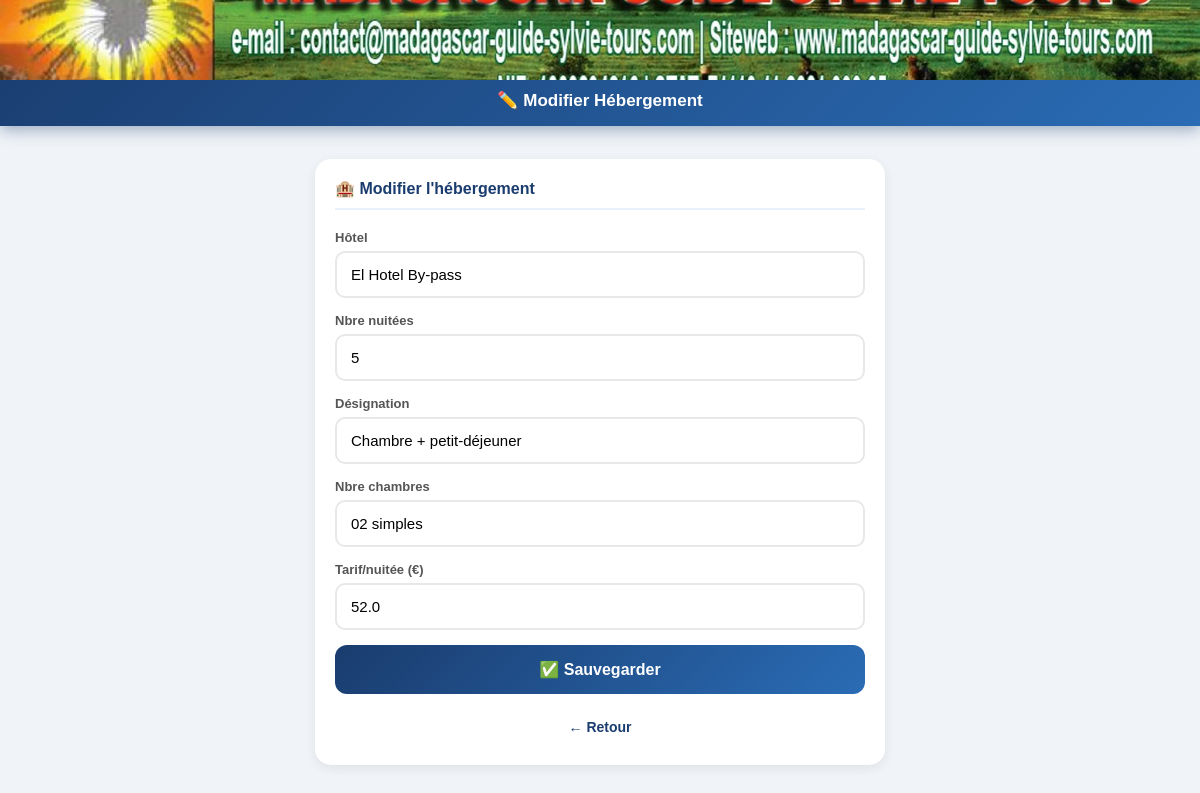
The app's page /modifier_hebergement/16 with its own data.
### tables this page shows
CREATE TABLE hebergements (
        id INTEGER PRIMARY KEY AUTOINCREMENT,
        mission_id INTEGER,
        hotel TEXT,
        nb_nuits INTEGER,
        designation TEXT,
        nb_chambres TEXT,
        tarif_nuit REAL,
        FOREIGN KEY(mission_id) REFERENCES missions(id)
    );

### app.py (the view, shortened to what this page needs)
@app.route('/modifier_hebergement/<int:heb_id>', methods=['GET', 'POST'])
def modifier_hebergement(heb_id):
    conn = sqlite3.connect(DB)
    c = conn.cursor()
    c.execute("SELECT * FROM hebergements WHERE id=?", (heb_id,))
    heb = c.fetchone()
    conn.close()
    return render_template('modifier_hebergement.html', heb=heb)

### templates/modifier_hebergement.html (shortened to what this page needs)
<!DOCTYPE html>
<html lang="fr">
<head>
</head>
<body>
    <div class="header">
        <img src="/static/logo.jpg" class="header-logo" alt="Logo">
        <div class="header-text"><h1>✏️ Modifier Hébergement</h1></div>
    </div>
    <div class="container">
        <div class="card">
            <div class="card-title">🏨 Modifier l'hébergement</div>
            <form method="POST">
                <div class="form-group"><label>Hôtel</label><input type="text" name="hotel" value="{{ heb[2] }}" required></div>
                <div class="form-group"><label>Nbre nuitées</label><input type="number" name="nb_nuits" value="{{ heb[3] }}" min="1" required></div>
                <div class="form-group"><label>Désignation</label><input type="text" name="designation" value="{{ heb[4] }}"></div>
                <div class="form-group"><label>Nbre chambres</label><input type="text" name="nb_chambres" value="{{ heb[5] }}"></div>
                <div class="form-group"><label>Tarif/nuitée (€)</label><input type="number" name="tarif_nuit" value="{{ heb[6] }}" min="0" step="0.01" required></div>
                <button type="submit" class="btn">✅ Sauvegarder</button>
            </form>
            <a href="/mission/{{ heb[1] }}" class="btn-retour">← Retour</a>
        </div>
    </div>
</body>
</html>

### templates/modifier_hebergement.html (style rules this page uses)
* { margin: 0; padding: 0; box-sizing: border-box; }
body { font-family: Arial, sans-serif; background: #f0f4f8; color: #333; }
.header { background: linear-gradient(135deg, #1a3c6e 0%, #2a6cb5 100%); color: white; box-shadow: 0 4px 15px rgba(26,60,110,0.4); }
.header-logo { width: 100%; height: 80px; object-fit: cover; display: block; }
.header-text { padding: 10px 15px 15px; text-align: center; }
.header-text h1 { font-size: 17px; font-weight: bold; }
.container { padding: 15px; max-width: 600px; margin: auto; padding-bottom: 40px; }
.card { background: white; border-radius: 16px; padding: 20px; margin-top: 18px; box-shadow: 0 3px 12px rgba(0,0,0,0.08); }
.card-title { font-size: 16px; font-weight: bold; color: #1a3c6e; margin-bottom: 20px; padding-bottom: 10px; border-bottom: 2px solid #e8f0fe; }
.form-group { margin-bottom: 15px; }
label { display: block; font-size: 13px; font-weight: bold; margin-bottom: 6px; color: #555; }
input { width: 100%; padding: 13px 14px; border: 2px solid #e8e8e8; border-radius: 10px; font-size: 15px; }
.btn { display: block; background: linear-gradient(135deg, #1a3c6e, #2a6cb5); color: white; padding: 15px; border-radius: 12px; font-size: 16px; font-weight: bold; border: none; cursor: pointer; width: 100%; text-align: center; margin-top: 10px; }
.btn-retour { display: block; text-align: center; color: #1a3c6e; text-decoration: none; font-size: 14px; margin-top: 15px; padding: 10px; font-weight: bold; }

### records on screen
hebergements: hotel "El Hotel By-pass", nb_nuits "5", designation "Chambre + petit-déjeuner", nb_chambres "02 simples", tarif_nuit "52.0"
